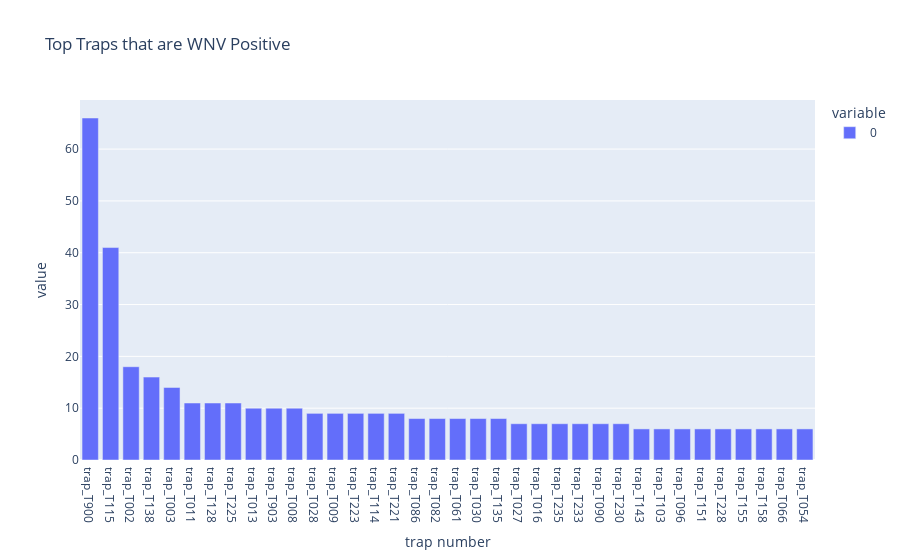

Source (notebook cell):
### Code cell
#let's see the top virulent traps


top_wnv_traps = train[traps][train["wnvpresent"]==1].sum().sort_values(ascending=False).head(36)

fig = px.bar(top_wnv_traps, orientation='v', 
             title = "Top Traps that are WNV Positive", 
             labels={"index":"trap number"})
fig.show()

#our cut off point for the top traps is till top 36 only because WNV traps decline sharply after

### Figure 1 — Plotly figure (JSON) as saved in the notebook; plotly's stock layout.template omitted (floating-point values rounded to 4 significant figures)
{"data": [{"alignmentgroup": "True", "hovertemplate": "variable=0<br>trap number=%{x}<br>value=%{y}<extra></extra>", "legendgroup": "0", "marker": {"color": "#636efa"}, "name": "0", "offsetgroup": "0", "orientation": "v", "showlegend": true, "textposition": "auto", "type": "bar", "x": ["trap_T900", "trap_T115", "trap_T002", "trap_T138", "trap_T003", "trap_T011", "trap_T128", "trap_T225", "trap_T013", "trap_T903", "trap_T008", "trap_T028", "trap_T009", "trap_T223", "trap_T114", "trap_T221", "trap_T086", "trap_T082", "trap_T061", "trap_T030", "trap_T135", "trap_T027", "trap_T016", "trap_T235", "trap_T233", "trap_T090", "trap_T230", "trap_T143", "trap_T103", "trap_T096", "trap_T151", "trap_T228", "trap_T155", "trap_T158", "trap_T066", "trap_T054"], "xaxis": "x", "y": [66, 41, 18, 16, 14, 11, 11, 11, 10, 10, 10, 9, 9, 9, 9, 9, 8, 8, 8, 8, 8, 7, 7, 7, 7, 7, 7, 6, 6, 6, 6, 6, 6, 6, 6, 6], "yaxis": "y"}], "layout": {"barmode": "relative", "legend": {"title": {"text": "variable"}, "tracegroupgap": 0}, "title": {"text": "Top Traps that are WNV Positive"}, "xaxis": {"anchor": "y", "domain": [0, 1], "title": {"text": "trap number"}}, "yaxis": {"anchor": "x", "domain": [0, 1], "title": {"text": "value"}}}}
